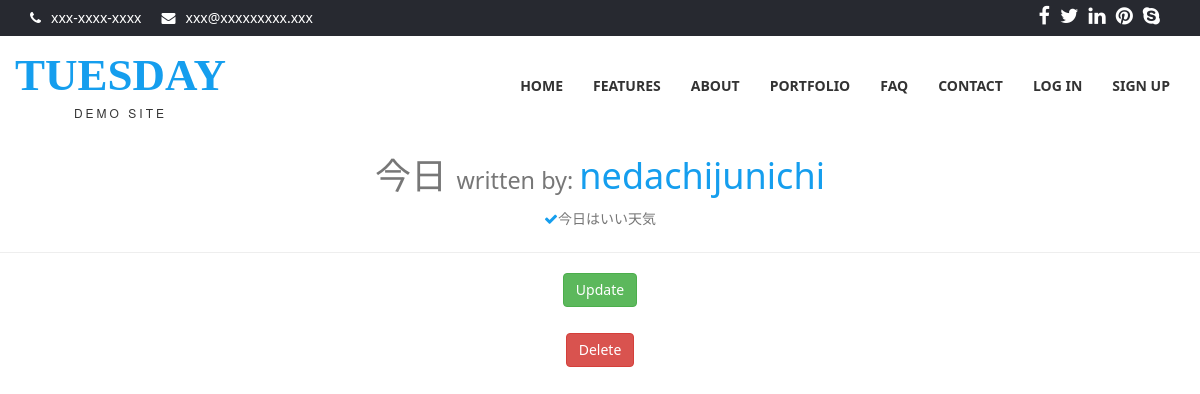
The app's page /post/1/ with its own data.
### blog/models.py (models this page shows, shortened)
class Post(models.Model):
  title = models.CharField(max_length=100)
  content = models.TextField()
  author = models.ForeignKey(User, on_delete=models.CASCADE)
  date_posted = models.DateTimeField(default=timezone.now)

### blog/views.py (the view)
# urls.py: path('post/<int:pk>/', views.PostDetailView.as_view(), name='post-detail'),
class PostDetailView(DetailView):
  model = Post

### blog/templates/blog/post_detail.html (shortened to what this page needs)
{% extends 'account/base.html' %}
{% block body %}
<center>
  <h1>{{ object.title }} <small>written by: </small><span>{{ object.author }}</span></h1>
  <ul class="aboutul">
      <li> <i class="fa fa-check"></i>{{ object.content }}</li>
  </ul>
  <hr>
  <form action="{% url 'post-update' post.id %}">
    <button type="submit" class="btn btn-success slide">Update</button>
  </form>
  <br>
  <form action="{% url 'post-delete' post.id %}">
    <button type="submit" class="btn btn-danger slide">Delete</button>
  </form>
</center>
{% endblock body %}

### records on screen
Post: title "今日", author "nedachijunichi", content "今日はいい天気"
